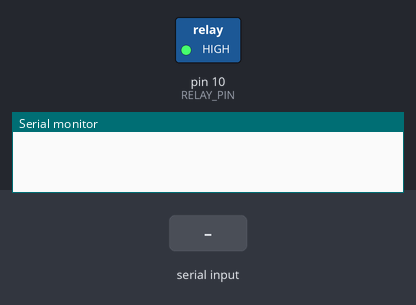
This sketch was run on a simulated Arduino Uno, built with avr-gcc and run on an emulated ATmega328P. On the bench: switched loads named in the sketch (green lamp = pin HIGH), the last lines printed to the serial monitor. Inputs (shaded band) come from the test bench.

Above: at 1.2 s.
1.3 s: "ON\n" received over Serial
At 2.4 s:
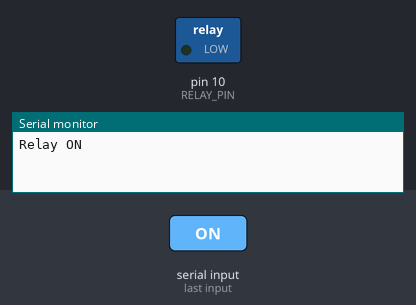
2.8 s: "OFF\n" received over Serial
At 3.5 s:
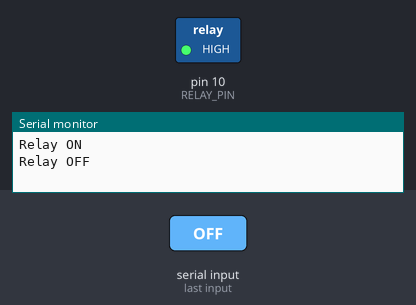
Timing chart, 0 to 5.8 s (numbered marks = the images above; inputs shaded):
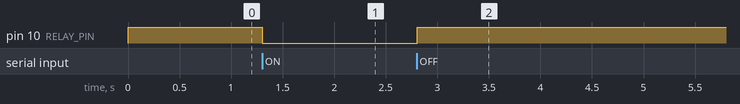

Measured:
- after the input at 1.3 s, pin 10 (RELAY_PIN): HIGH → LOW at once
- after the input at 2.8 s, pin 10 (RELAY_PIN): LOW → HIGH at once

The sketch:

main.ino
```cpp
#define RELAY_PIN 10

void setup() {
  Serial.begin(9600);
  pinMode(RELAY_PIN, OUTPUT);
  digitalWrite(RELAY_PIN, HIGH);  // Relay OFF
}

void loop() {
  if (Serial.available()) {
    String command = Serial.readStringUntil('\n');
    command.trim();
    if (command == "ON") {
      digitalWrite(RELAY_PIN, LOW);  // Relay ON
      Serial.println("Relay ON");
    } else if (command == "OFF") {
      digitalWrite(RELAY_PIN, HIGH); // Relay OFF
      Serial.println("Relay OFF");
    }
  }
}
```
